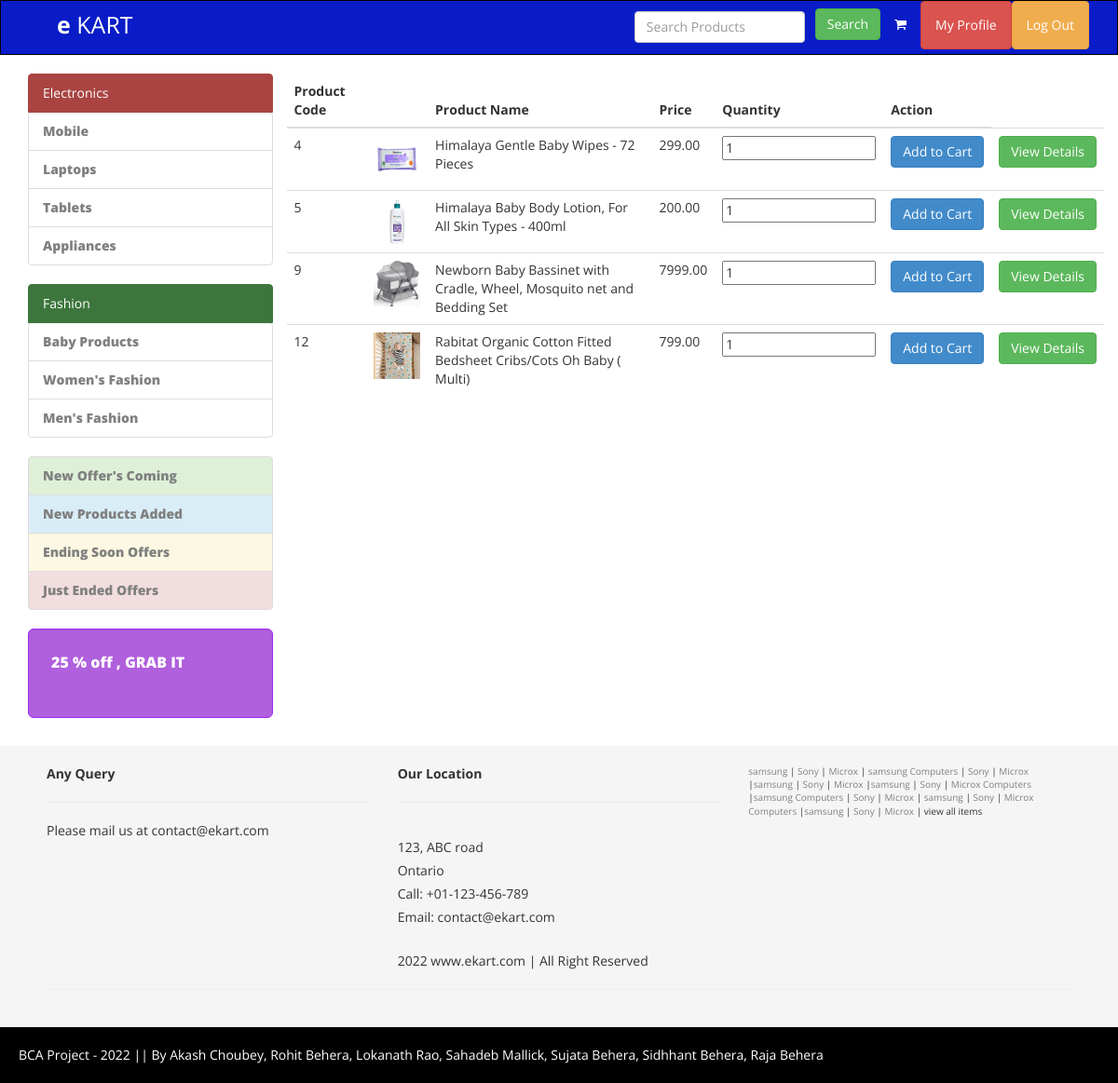
/product.php?cid=4 (signed in), run on the app's committed database.
### tables this page shows
CREATE TABLE `products` (
  `pid` int(11) NOT NULL,
  `cid` int(11) NOT NULL,
  `productname` varchar(255) NOT NULL,
  `price` decimal(10,2) NOT NULL,
  `description` text NOT NULL,
  `pcode` varchar(20) NOT NULL
);

### product.php (the view, shortened to what this page needs)
<?php
include "connectdb.php";
$uname="";
if(isset($_SESSION['username']))
{
    $uname=$_SESSION['username'];
}
$cid=$_GET['cid'];
?>
<!DOCTYPE html>
<html lang="en">
<head>
    <link href="assets/css/bootstrap.css" rel="stylesheet">
    <link href="assets/css/font-awesome.min.css" rel="stylesheet" />
    <link href="assets/css/style.css" rel="stylesheet" />
</head>
<body>
    <?php
        if($uname)
        {
            include "header.php";
        }
        else {
            include "header.html";
        }
        ?>
    <div class="container">
        <div class="row">
            <div class="col-md-9">
            </div>
            <div class="col-md-9">
                <div class="row">
                   <table class="table">
                        <thead>
                            <th>Product Code</th>
                            <th></th>
                            <th>Product Name</th>
                            <th>Price</th>
                            <th>Quantity</th>
                            <th>Action</th>
                        </thead>
                         <tbody>
                        <?php
                          $sql="select * from products where cid=$cid";
                                        $result = mysqli_query($con, $sql);
                                        if (mysqli_num_rows($result) > 0) {
                                        while ($row= mysqli_fetch_assoc($result)){
                                     ?>
                                        <tr>
                                            <td><?php echo $row["pid"]; ?></td>
                                            <td><img src = 'assets/img/<?php echo $row["pcode"]; ?>.jpg' height='50' width='50'></td>
                                            <td><?php echo $row["productname"]; ?></td>
                                            <td><?php echo $row["price"]; ?></td>
                                            <td><form action="addtocart.php" method ="POST"><?php echo "<input type='number' name='quantity' value='1' min='1'>" ?></td>
                                             <td>
                                                <input type="submit" class="btn btn-primary" value="Add to Cart" ></form></td>
                                                <td><a href="viewdetails.php?pid=<?php echo $row['pid'];?>" class="btn btn-success">View Details</a></td>
                                        </tr>
                                    <?php
                                        }
                                        } else {
                        ?>
                    </tbody>
                    <tfoot>
                        <?php echo "<h3>NO products found</h3>";  } ?>
                    </table>
                </div>
            </div>
        </div>
    </div>
</body>
</html>

### assets/css/style.css (style rules this page uses)
.row { margin-bottom:10px; }
.btn { margin-bottom:5px; }
.offer-box { background-color: #6A75F0; border: 1px solid #096FC0; color: #fff; font-weight: 900; font-size:16px; }
.list-group a { font-size:14px; font-weight:900; color:#808080; }
.offer-colors { background-color: #B05FDD; border: 1px solid #A228F3; }
.footer-box { background-color:#F5F5F5; padding:20px 50px 20px 50px; }
.small-box { font-size:10px; }
.footer-box a { color:#808080; text-decoration:none; }
.pad-botom { padding-bottom:30px; }
.footer-box p { padding-top:15px; padding-bottom:15px; line-height:25px; }
.end-box { padding:20px; color:#fff; background-color:#000; font-size:14px; }

### data on the page
products: pid "4", shows a picture, productname "Himalaya Gentle Baby Wipes - 72 Pieces", price "299.00"
products: pid "5", shows a picture, productname "Himalaya Baby Body Lotion, For All Skin Types - 400ml", price "200.00"
products: pid "9", shows a picture, productname "Newborn Baby Bassinet with Cradle, Wheel, Mosquito net and Bedding Set", price "7999.00"
products: pid "12", shows a picture, productname "Rabitat Organic Cotton Fitted Bedsheet Cribs/Cots Oh Baby ( Multi)", price "799.00"
